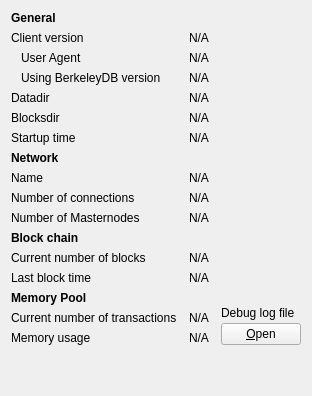
     <widget class="QWidget" name="tab_info">
      <attribute name="title">
       <string>&amp;Information</string>
      </attribute>
      <layout class="QGridLayout" name="gridLayout" columnstretch="0,0,0">
       <property name="horizontalSpacing">
        <number>12</number>
       </property>
       <item row="1" column="1" colspan="2">
        <widget class="QLabel" name="clientVersion">
         <property name="cursor">
          <cursorShape>IBeamCursor</cursorShape>
         </property>
         <property name="text">
          <string>N/A</string>
         </property>
         <property name="textFormat">
          <enum>Qt::PlainText</enum>
         </property>
         <property name="textInteractionFlags">
          <set>Qt::LinksAccessibleByMouse|Qt::TextSelectableByKeyboard|Qt::TextSelectableByMouse</set>
         </property>
        </widget>
       </item>
       <item row="1" column="0">
        <widget class="QLabel" name="label_6">
         <property name="text">
          <string>Client version</string>
         </property>
        </widget>
       </item>
       <item row="2" column="0">
        <widget class="QLabel" name="labelClientUserAgent">
         <property name="text">
          <string>User Agent</string>
         </property>
         <property name="indent">
          <number>10</number>
         </property>
        </widget>
       </item>
       <item row="2" column="1" colspan="2">
        <widget class="QLabel" name="clientUserAgent">
         <property name="cursor">
          <cursorShape>IBeamCursor</cursorShape>
         </property>
         <property name="text">
          <string>N/A</string>
         </property>
         <property name="textFormat">
          <enum>Qt::PlainText</enum>
         </property>
         <property name="textInteractionFlags">
          <set>Qt::LinksAccessibleByMouse|Qt::TextSelectableByKeyboard|Qt::TextSelectableByMouse</set>
         </property>
        </widget>
       </item>
       <item row="3" column="0">
        <widget class="QLabel" name="label_berkeleyDBVersion">
         <property name="text">
          <string>Using BerkeleyDB version</string>
         </property>
         <property name="indent">
          <number>10</number>
         </property>
        </widget>
       </item>
       <item row="4" column="0">
        <widget class="QLabel" name="label_12">
         <property name="text">
          <string>Datadir</string>
         </property>
        </widget>
       </item>
       <item row="3" column="1" colspan="2">
        <widget class="QLabel" name="berkeleyDBVersion">
         <property name="cursor">
          <cursorShape>IBeamCursor</cursorShape>
         </property>
         <property name="text">
          <string>N/A</string>
         </property>
         <property name="textFormat">
          <enum>Qt::PlainText</enum>
         </property>
         <property name="textInteractionFlags">
          <set>Qt::LinksAccessibleByMouse|Qt::TextSelectableByKeyboard|Qt::TextSelectableByMouse</set>
         </property>
        </widget>
       </item>
       <item row="4" column="1" colspan="2">
        <widget class="QLabel" name="dataDir">
         <property name="cursor">
          <cursorShape>IBeamCursor</cursorShape>
         </property>
         <property name="toolTip">
          <string>To specify a non-default location of the data directory use the '%1' option.</string>
         </property>
         <property name="text">
          <string>N/A</string>
         </property>
         <property name="textFormat">
          <enum>Qt::PlainText</enum>
         </property>
         <property name="wordWrap">
          <bool>true</bool>
         </property>
         <property name="textInteractionFlags">
          <set>Qt::LinksAccessibleByMouse|Qt::TextSelectableByKeyboard|Qt::TextSelectableByMouse</set>
         </property>
        </widget>
       </item>
       <item row="5" column="0">
        <widget class="QLabel" name="label_11">
         <property name="text">
          <string>Blocksdir</string>
         </property>
        </widget>
       </item>
       <item row="5" column="1" colspan="2">
        <widget class="QLabel" name="blocksDir">
         <property name="cursor">
          <cursorShape>IBeamCursor</cursorShape>
         </property>
         <property name="toolTip">
          <string>To specify a non-default location of the blocks directory use the '%1' option.</string>
         </property>
         <property name="text">
          <string>N/A</string>
         </property>
         <property name="textFormat">
          <enum>Qt::PlainText</enum>
         </property>
         <property name="wordWrap">
          <bool>true</bool>
         </property>
         <property name="textInteractionFlags">
          <set>Qt::LinksAccessibleByMouse|Qt::TextSelectableByKeyboard|Qt::TextSelectableByMouse</set>
         </property>
        </widget>
       </item>
       <item row="6" column="0">
        <widget class="QLabel" name="label_13">
         <property name="text">
          <string>Startup time</string>
         </property>
        </widget>
       </item>
       <item row="6" column="1" colspan="2">
        <widget class="QLabel" name="startupTime">
         <property name="cursor">
          <cursorShape>IBeamCursor</cursorShape>
         </property>
         <property name="text">
          <string>N/A</string>
         </property>
         <property name="textFormat">
          <enum>Qt::PlainText</enum>
         </property>
         <property name="textInteractionFlags">
          <set>Qt::LinksAccessibleByMouse|Qt::TextSelectableByKeyboard|Qt::TextSelectableByMouse</set>
         </property>
        </widget>
       </item>
       <item row="7" column="0">
        <widget class="QLabel" name="labelNetwork">
         <property name="font">
          <font>
           <weight>75</weight>
           <bold>true</bold>
          </font>
         </property>
         <property name="text">
          <string>Network</string>
         </property>
        </widget>
       </item>
       <item row="8" column="0">
        <widget class="QLabel" name="label_8">
         <property name="text">
          <string>Name</string>
         </property>
        </widget>
       </item>
       <item row="8" column="1" colspan="2">
        <widget class="QLabel" name="networkName">
         <property name="cursor">
          <cursorShape>IBeamCursor</cursorShape>
         </property>
         <property name="text">
          <string>N/A</string>
         </property>
         <property name="textFormat">
          <enum>Qt::PlainText</enum>
         </property>
         <property name="textInteractionFlags">
          <set>Qt::LinksAccessibleByMouse|Qt::TextSelectableByKeyboard|Qt::TextSelectableByMouse</set>
         </property>
        </widget>
       </item>
       <item row="9" column="0">
        <widget class="QLabel" name="label_7">
         <property name="text">
          <string>Number of connections</string>
         </property>
        </widget>
       </item>
       <item row="9" column="1" colspan="2">
        <widget class="QLabel" name="numberOfConnections">
         <property name="cursor">
          <cursorShape>IBeamCursor</cursorShape>
         </property>
         <property name="text">
          <string>N/A</string>
         </property>
         <property name="textFormat">
          <enum>Qt::PlainText</enum>
         </property>
         <property name="textInteractionFlags">
          <set>Qt::LinksAccessibleByMouse|Qt::TextSelectableByKeyboard|Qt::TextSelectableByMouse</set>
         </property>
        </widget>
       </item>
       <item row="11" column="0">
        <widget class="QLabel" name="label_10">
         <property name="font">
          <font>
           <weight>75</weight>
           <bold>true</bold>
          </font>
         </property>
         <property name="text">
          <string>Block chain</string>
         </property>
        </widget>
       </item>
       <item row="12" column="0">
        <widget class="QLabel" name="label_3">
         <property name="text">
          <string>Current number of blocks</string>
         </property>
        </widget>
       </item>
       <item row="12" column="1" colspan="2">
        <widget class="QLabel" name="numberOfBlocks">
         <property name="cursor">
          <cursorShape>IBeamCursor</cursorShape>
         </property>
         <property name="text">
          <string>N/A</string>
         </property>
         <property name="textFormat">
          <enum>Qt::PlainText</enum>
         </property>
         <property name="textInteractionFlags">
          <set>Qt::LinksAccessibleByMouse|Qt::TextSelectableByKeyboard|Qt::TextSelectableByMouse</set>
         </property>
        </widget>
       </item>
       <item row="0" column="0">
        <widget class="QLabel" name="label_9">
         <property name="font">
          <font>
           <weight>75</weight>
           <bold>true</bold>
          </font>
         </property>
         <property name="text">
          <string>General</string>
         </property>
        </widget>
       </item>
       <item row="13" column="0">
        <widget class="QLabel" name="labelLastBlockTime">
         <property name="text">
          <string>Last block time</string>
         </property>
        </widget>
       </item>
       <item row="13" column="1" colspan="2">
        <widget class="QLabel" name="lastBlockTime">
         <property name="cursor">
          <cursorShape>IBeamCursor</cursorShape>
         </property>
         <property name="text">
          <string>N/A</string>
         </property>
         <property name="textFormat">
          <enum>Qt::PlainText</enum>
         </property>
         <property name="textInteractionFlags">
          <set>Qt::LinksAccessibleByMouse|Qt::TextSelectableByKeyboard|Qt::TextSelectableByMouse</set>
         </property>
        </widget>
       </item>
       <item row="14" column="0">
        <widget class="QLabel" name="labelMempoolTitle">
         <property name="font">
          <font>
           <weight>75</weight>
           <bold>true</bold>
          </font>
         </property>
         <property name="text">
          <string>Memory Pool</string>
         </property>
        </widget>
       </item>
       <item row="15" column="0">
        <widget class="QLabel" name="labelNumberOfTransactions">
         <property name="text">
          <string>Current number of transactions</string>
         </property>
        </widget>
       </item>
       <item row="15" column="1">
        <widget class="QLabel" name="mempoolNumberTxs">
         <property name="cursor">
          <cursorShape>IBeamCursor</cursorShape>
         </property>
         <property name="text">
          <string>N/A</string>
         </property>
         <property name="textFormat">
          <enum>Qt::PlainText</enum>
         </property>
         <property name="textInteractionFlags">
          <set>Qt::LinksAccessibleByMouse|Qt::TextSelectableByKeyboard|Qt::TextSelectableByMouse</set>
         </property>
        </widget>
       </item>
       <item row="16" column="0">
        <widget class="QLabel" name="labelMemoryUsage">
         <property name="text">
          <string>Memory usage</string>
         </property>
        </widget>
       </item>
       <item row="16" column="1">
        <widget class="QLabel" name="mempoolSize">
         <property name="cursor">
          <cursorShape>IBeamCursor</cursorShape>
         </property>
         <property name="text">
          <string>N/A</string>
         </property>
         <property name="textFormat">
          <enum>Qt::PlainText</enum>
         </property>
         <property name="textInteractionFlags">
          <set>Qt::LinksAccessibleByMouse|Qt::TextSelectableByKeyboard|Qt::TextSelectableByMouse</set>
         </property>
        </widget>
       </item>
       <item row="14" column="2" rowspan="3">
        <layout class="QVBoxLayout" name="verticalLayoutDebugButton">
         <property name="spacing">
          <number>3</number>
         </property>
         <item>
          <spacer name="verticalSpacer_2">
           <property name="orientation">
            <enum>Qt::Vertical</enum>
           </property>
           <property name="sizeHint" stdset="0">
            <size>
             <width>10</width>
             <height>5</height>
            </size>
           </property>
          </spacer>
         </item>
         <item>
          <widget class="QLabel" name="labelDebugLogfile">
           <property name="text">
            <string>Debug log file</string>
           </property>
          </widget>
         </item>
         <item>
          <widget class="QPushButton" name="openDebugLogfileButton">
           <property name="toolTip">
            <string>Open the %1 debug log file from the current data directory. This can take a few seconds for large log files.</string>
           </property>
           <property name="text">
            <string>&amp;Open</string>
           </property>
           <property name="autoDefault">
            <bool>false</bool>
           </property>
          </widget>
         </item>
        </layout>
       </item>
       <item row="17" column="0">
        <spacer name="verticalSpacer">
         <property name="orientation">
          <enum>Qt::Vertical</enum>
         </property>
         <property name="sizeHint" stdset="0">
          <size>
           <width>20</width>
           <height>40</height>
          </size>
         </property>
        </spacer>
       </item>
       <item row="10" column="0">
        <widget class="QLabel" name="masternodeCountLabel">
         <property name="text">
          <string>Number of Masternodes</string>
         </property>
        </widget>
       </item>
       <item row="10" column="1">
        <widget class="QLabel" name="masternodeCount">
         <property name="text">
          <string>N/A</string>
         </property>
        </widget>
       </item>
      </layout>
     </widget>
